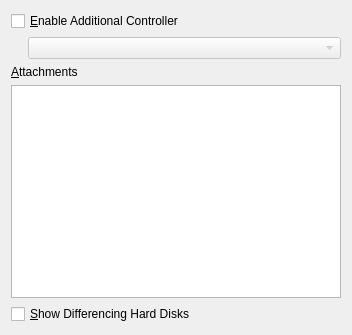
<?xml version="1.0" encoding="UTF-8"?>
<ui version="4.0">
 <comment>
 VBox frontends: Qt4 GUI (&quot;VirtualBox&quot;):

 Copyright (C) 2009 Sun Microsystems, Inc.

 This file is part of VirtualBox Open Source Edition (OSE), as
 available from http://www.virtualbox.org. This file is free software;
 you can redistribute it and/or modify it under the terms of the GNU
 General Public License (GPL) as published by the Free Software
 Foundation, in version 2 as it comes in the "COPYING" file of the
 VirtualBox OSE distribution. VirtualBox OSE is distributed in the
 hope that it will be useful, but WITHOUT ANY WARRANTY of any kind.

 Please contact Sun Microsystems, Inc., 4150 Network Circle, Santa
 Clara, CA 95054 USA or visit http://www.sun.com if you need
 additional information or have any questions.
 </comment>
 <class>VBoxVMSettingsHD</class>
 <widget class="QWidget" name="VBoxVMSettingsHD">
  <property name="geometry">
   <rect>
    <x>0</x>
    <y>0</y>
    <width>352</width>
    <height>335</height>
   </rect>
  </property>
  <layout class="QVBoxLayout" name="verticalLayout">
   <item>
    <widget class="QCheckBox" name="mAddControllerCheck">
     <property name="whatsThis">
      <string>When checked, enables an additional virtual controller (either SATA or SCSI) of this machine.</string>
     </property>
     <property name="text">
      <string>&amp;Enable Additional Controller</string>
     </property>
    </widget>
   </item>
   <item>
    <layout class="QHBoxLayout" name="horizontalLayout">
     <item>
      <spacer name="horizontalSpacer">
       <property name="orientation">
        <enum>Qt::Horizontal</enum>
       </property>
       <property name="sizeType">
        <enum>QSizePolicy::Fixed</enum>
       </property>
       <property name="sizeHint" stdset="0">
        <size>
         <width>17</width>
         <height>17</height>
        </size>
       </property>
      </spacer>
     </item>
     <item>
      <widget class="QComboBox" name="mCbControllerType">
       <property name="enabled">
        <bool>false</bool>
       </property>
      </widget>
     </item>
    </layout>
   </item>
   <item>
    <widget class="QILabelSeparator" name="label">
     <property name="sizePolicy">
      <sizepolicy hsizetype="MinimumExpanding" vsizetype="Preferred">
       <horstretch>0</horstretch>
       <verstretch>0</verstretch>
      </sizepolicy>
     </property>
     <property name="text">
      <string>&amp;Attachments</string>
     </property>
     <property name="buddy">
      <cstring>mTwAts</cstring>
     </property>
    </widget>
   </item>
   <item>
    <widget class="QWidget" name="mGbAts" native="true">
     <property name="minimumSize">
      <size>
       <width>0</width>
       <height>200</height>
      </size>
     </property>
     <layout class="QHBoxLayout">
      <property name="margin">
       <number>0</number>
      </property>
      <item>
       <widget class="QITableView" name="mTwAts">
        <property name="contextMenuPolicy">
         <enum>Qt::ActionsContextMenu</enum>
        </property>
        <property name="whatsThis">
         <string>Lists all hard disks attached to this machine. Use a mouse click or the &lt;tt&gt;Space&lt;/tt&gt; key on the highlighted item to activate the drop-down list and choose the desired value. Use the context menu or buttons to the right to add or remove hard disk attachments.</string>
        </property>
        <property name="horizontalScrollBarPolicy">
         <enum>Qt::ScrollBarAlwaysOff</enum>
        </property>
        <property name="editTriggers">
         <set>QAbstractItemView::NoEditTriggers</set>
        </property>
        <property name="tabKeyNavigation">
         <bool>false</bool>
        </property>
        <property name="selectionMode">
         <enum>QAbstractItemView::SingleSelection</enum>
        </property>
        <property name="showGrid">
         <bool>false</bool>
        </property>
        <property name="gridStyle">
         <enum>Qt::NoPen</enum>
        </property>
        <property name="cornerButtonEnabled">
         <bool>false</bool>
        </property>
       </widget>
      </item>
     </layout>
    </widget>
   </item>
   <item>
    <widget class="QCheckBox" name="mShowDiffsCheck">
     <property name="whatsThis">
      <string>If checked, it will show differencing hard disks actually attached to the slots instead of their base hard disks (shown in case of indirect attachments) and will also let attach other differencing hard disks explicitly. Check this only if you need a complex hard disk setup.</string>
     </property>
     <property name="text">
      <string>&amp;Show Differencing Hard Disks</string>
     </property>
    </widget>
   </item>
  </layout>
 </widget>
 <customwidgets>
  <customwidget>
   <class>QITableView</class>
   <extends>QTableView</extends>
   <header>VBoxSettingsUtils.h</header>
  </customwidget>
  <customwidget>
   <class>QILabelSeparator</class>
   <extends>QLabel</extends>
   <header>QILabelSeparator.h</header>
  </customwidget>
 </customwidgets>
 <resources/>
</ui>
